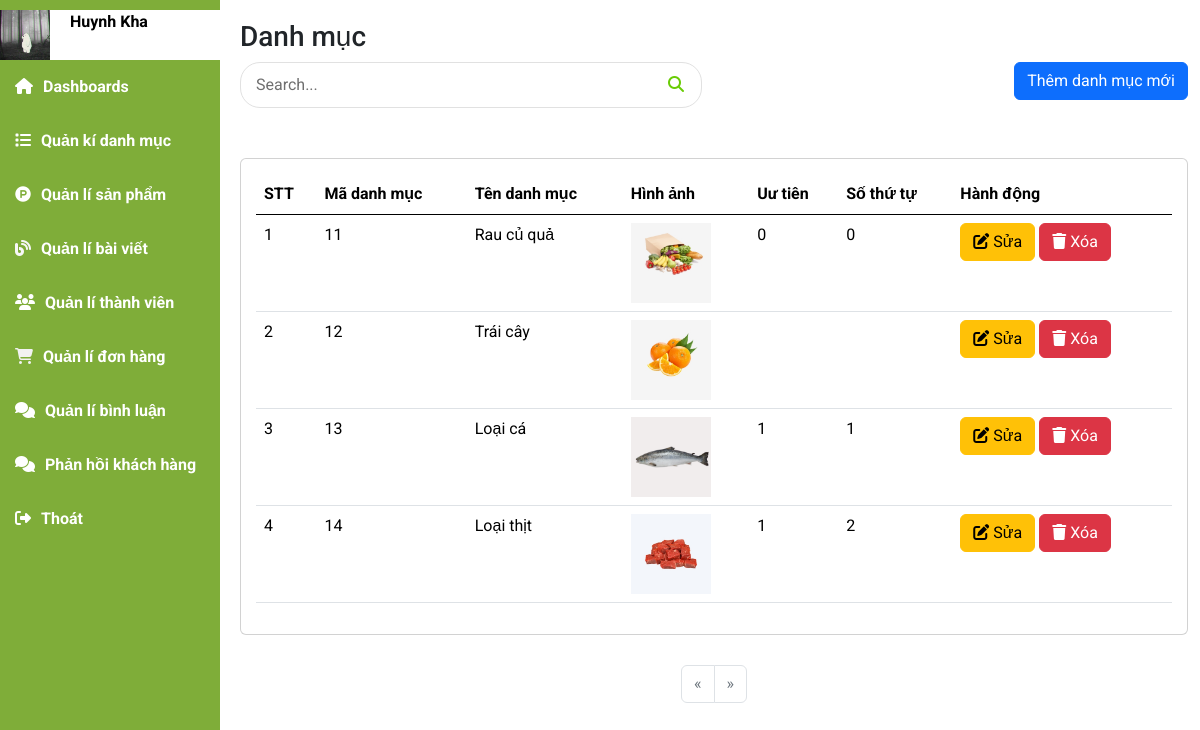
Page /index.php?mod=admin&act=admin_catagory (signed in) on the committed database.
### tables this page shows
CREATE TABLE `danhmuc` (
  `MaDM` int NOT NULL,
  `TenDM` varchar(50) NOT NULL,
  `SoThuTu` int DEFAULT NULL COMMENT 'số thứ tự mà danh mục sẽ xuất hiện , tùy mình sắp xếp',
  `UuTien` tinyint(1) DEFAULT NULL COMMENT '0: là cho nó ẩn đi, 1 là cho nó xuất hiện tại trang chủ',
  `HinhAnh` text
);

### model/m_pdo.php (called while the page is built, shortened)
<?php
function pdo_get_connection(){
    $dburl = "mysql:host=localhost;dbname=organic;charset=utf8";
    $username = 'root';
    $password = '';
    $conn = new PDO($dburl, $username, $password);
    $conn->setAttribute(PDO::ATTR_ERRMODE, PDO::ERRMODE_EXCEPTION);
    return $conn;
}
function pdo_query($sql){
    $sql_args = array_slice(func_get_args(), 1);
    try{
        $conn = pdo_get_connection();
        $stmt = $conn->prepare($sql);
        $stmt->execute($sql_args);
        $rows = $stmt->fetchAll();
        return $rows;
    }
    catch(PDOException $e){
        throw $e;
    }
    finally{
        unset($conn);
    }
}
function pdo_query_value($sql){
    $sql_args = array_slice(func_get_args(), 1);
    try{
        $conn = pdo_get_connection();
        $stmt = $conn->prepare($sql);
        $stmt->execute($sql_args);
        $row = $stmt->fetch(PDO::FETCH_ASSOC);
        return array_values($row)[0];
    }
    catch(PDOException $e){
        throw $e;
    }
    finally{
        unset($conn);
    }
}

### model/m_admin.php (called while the page is built, shortened)
<?php
    include_once 'model/m_pdo.php';
        function get_catagoryadmin($keyword,$page=1){
            $BatDau = ($page - 1) * 6;
            return pdo_query("SELECT * FROM danhmuc WHERE TenDM LIKE'%$keyword%' LIMIT $BatDau,6");
        }
        function catagory_adminPhanTrang(){
            return pdo_query_value("SELECT COUNT(*) FROM danhmuc");
        }
?>

### model/m_catagory.php (called while the page is built, shortened)
<?php
    include_once 'model/m_pdo.php';
    function danhmuc_getAll(){
        return pdo_query("SELECT * FROM danhmuc ORDER BY MaDM DESC");
    }
?>

### view/admin/v_admin_catagory.php (the view, shortened to what this page needs)
<div class="main-content">
    <h3 class="title-page">
        Danh mục
    </h3>
    <div class="row">
        <div class="col-md-6">
            <div class="blog__sidebar__search">
                <form action="index.php?mod=admin&act=admin_catagory" method="post">
                    <input type="text" name="keyword" placeholder="Search...">
                    <button type="submit" name="search_product"><i class="fa-solid fa-magnifying-glass" style="color: #69cc05;"></i></button>
                </form>
            </div>
        </div>
        <div class="col-md-6">
            <div class="d-flex justify-content-end">
                <a href="index.php?mod=admin&act=admin_add_catagory" class="btn btn-primary mb-2">Thêm danh mục mới</a>
            </div>
        </div>
    </div>
    <section class="row">
        <div class="col-sm-12 col-md-12 col xl-12">
            <div class="card chart">
                <table class="table">
                    <thead>
                        <tr>
                            <th>STT</th>
                            <th>Mã danh mục </th>
                            <th>Tên danh mục</th>
                            <th>Hình ảnh</th>
                            <th>Uư tiên</th>
                            <th>Số thứ tự</th>
                            <th>Hành động</th>
                        </tr>
                    </thead>
                    <tbody>
                        <?php
                            $stt = 1;
                            foreach($danhmucall as $item):
                        ?>
                        <tr>
                            <td><?=$stt?></td>
                            <td><?=$item['MaDM']?></td>
                            <td><?=$item['TenDM']?></td>
                            <td><img src="view/img/categories/<?=$item['HinhAnh']?>" alt="" style="width:80px; height:80px; object-fit:cover;"></td>
                            <td><?=$item['UuTien']?></td>
                            <td><?=$item['SoThuTu']?></td>
                            <td>
                                <a href="index.php?mod=admin&act=admin_edit_catagory&MaDM=<?=$item['MaDM']?>" class="btn btn-warning"><i class="fa-solid fa-pen-to-square"></i> Sửa</a>
                                <a href="index.php?mod=admin&act=admin_delete_catagory&MaDM=<?=$item['MaDM']?>" class="btn btn-danger"><i class="fa-solid fa-trash"></i> Xóa</a>
                            </td>
                        </tr>
                        <?php
                            $stt++;
                            endforeach;
                        ?>
                    </tbody>
                </table>
            </div>
        </div>
    </section>
    <div class="admin__pagein">
        <ul class="pagination">
            <li class="page-item <?= ($page <= 1) ? "disabled" : ""?>">
                <a class="page-link" href="index.php?mod=admin&act=admin_catagory&page=<?=$page-1?>" aria-label="Previous">
                    <span aria-hidden="true">&laquo;</span>
                </a>
            </li>
                <li class="page-item <?= ($page >= $SoTrang) ? "disabled" : ""?>">
                <a class="page-link" href="index.php?mod=admin&act=admin_catagory&page=<?=$page+1?>" aria-label="Next">
                    <span aria-hidden="true">&raquo;</span>
                </a>
            </li>
        </ul>
    </div>
</div>

### view/css/admin.css (style rules this page uses)
* { padding: 0; margin: 0; box-sizing: border-box; font-family: 'Roboto', sans-serif; }
body { background-color: #e6e6e6; }
.main-content { padding-left: 240px; padding-bottom: 20px; }
.main-content .title-page { padding-top: 20px; }
.chart { padding: 15px; border-radius: 10px; }
.admin__pagein { display: flex; justify-content: center; padding-top: 30px; }
.blog__sidebar__search { margin-bottom: 50px; }
.blog__sidebar__search form { position: relative; }
.blog__sidebar__search form input { width: 100%; height: 46px; font-size: 16px; color: #6f6f6f; padding-left: 15px; border: 1px solid #e1e1e1; border-radius: 20px; }
.blog__sidebar__search form input::placeholder { color: #6f6f6f; }
.blog__sidebar__search form button { font-size: 16px; color: #6f6f6f; background: transparent; border: none; position: absolute; right: 0; top: 0; height: 100%; padding: 0px 18px; }

### rows in the picture
danhmuc: MaDM "11", TenDM "Rau củ quả", HinhAnh (picture), UuTien "0", SoThuTu "0"
danhmuc: MaDM "12", TenDM "Trái cây", HinhAnh (picture)
danhmuc: MaDM "13", TenDM "Loại cá", HinhAnh (picture), UuTien "1", SoThuTu "1"
danhmuc: MaDM "14", TenDM "Loại thịt", HinhAnh (picture), UuTien "1", SoThuTu "2"

### other values in the picture
$_SESSION['user']['HoTen'] "Huynh Kha"
